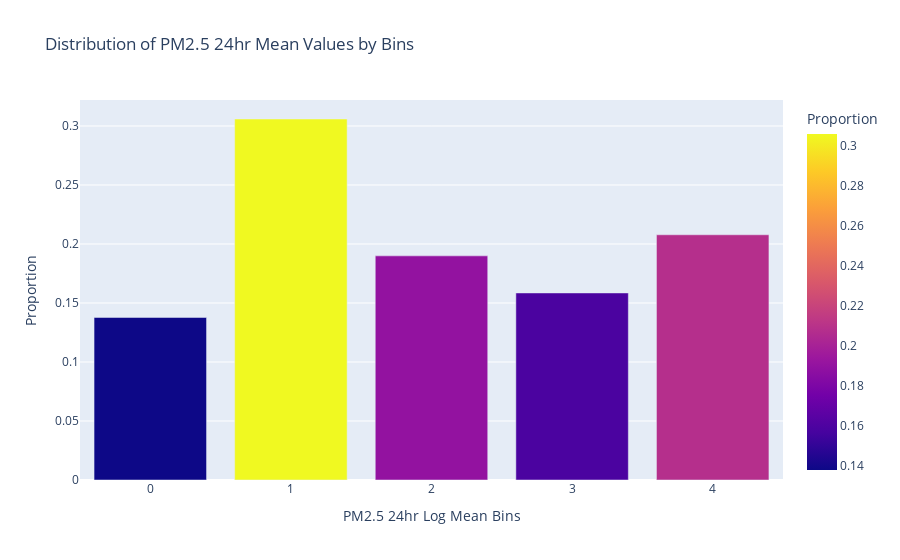

Here is the notebook cell this chart was saved with:
### Code cell
# Get distribution of the bins using proportions
bins_distribution = unique_dates_filtered['pm2_5_24h_mean_log_bins'].value_counts(normalize=True).sort_index()
bins_distribution = bins_distribution.reset_index()
bins_distribution.columns = ['pm2_5_24h_mean_log_bins', 'proportion']

# Create bar plot for the bins distribution
fig = px.bar(bins_distribution, x='pm2_5_24h_mean_log_bins', y='proportion', 
             title='Distribution of PM2.5 24hr Mean Values by Bins', 
             labels={'pm2_5_24h_mean_log_bins': 'PM2.5 24hr Log Mean Bins', 'proportion': 'Proportion'},
             color='proportion', color_continuous_scale=px.colors.sequential.Plasma)

fig.show()

### Figure 1 — Plotly figure (JSON) as saved in the notebook; plotly's stock layout.template omitted (floating-point values rounded to 4 significant figures)
{"data": [{"alignmentgroup": "True", "hovertemplate": "PM2.5 24hr Log Mean Bins=%{x}<br>Proportion=%{marker.color}<extra></extra>", "legendgroup": "", "marker": {"color": [0.1377, 0.3059, 0.1899, 0.1585, 0.2078], "coloraxis": "coloraxis", "pattern": {"shape": ""}}, "name": "", "offsetgroup": "", "orientation": "v", "showlegend": false, "textposition": "auto", "type": "bar", "x": ["0", "1", "2", "3", "4"], "xaxis": "x", "y": [0.1377, 0.3059, 0.1899, 0.1585, 0.2078], "yaxis": "y"}], "layout": {"barmode": "relative", "coloraxis": {"colorbar": {"title": {"text": "Proportion"}}, "colorscale": [[0, "#0d0887"], [0.1111, "#46039f"], [0.2222, "#7201a8"], [0.3333, "#9c179e"], [0.4444, "#bd3786"], [0.5556, "#d8576b"], [0.6667, "#ed7953"], [0.7778, "#fb9f3a"], [0.8889, "#fdca26"], [1, "#f0f921"]]}, "legend": {"tracegroupgap": 0}, "title": {"text": "Distribution of PM2.5 24hr Mean Values by Bins"}, "xaxis": {"anchor": "y", "domain": [0, 1], "title": {"text": "PM2.5 24hr Log Mean Bins"}}, "yaxis": {"anchor": "x", "domain": [0, 1], "title": {"text": "Proportion"}}}}
